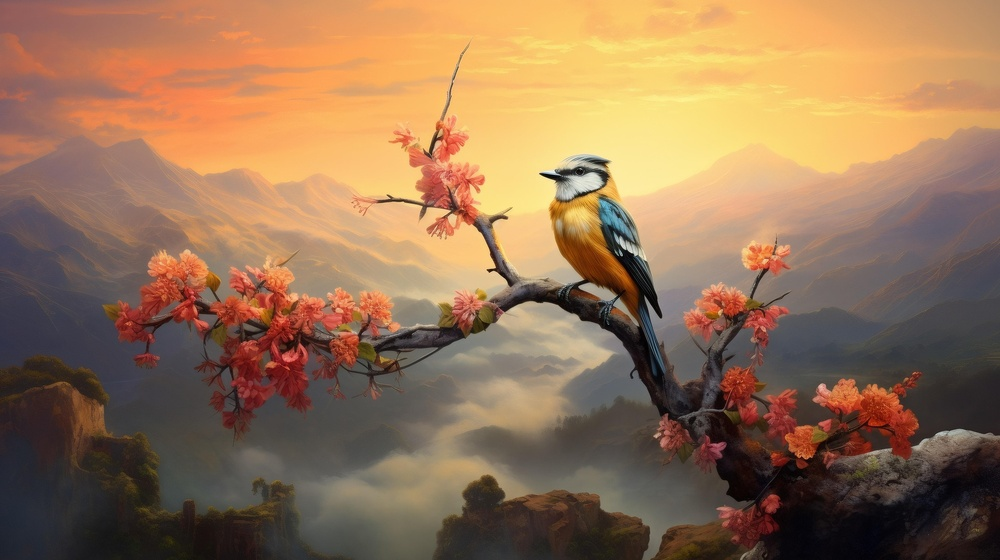
#> input picture assets/img_rep_1.jpg, 1000 x 560 px, shrunk from 1920 x 1076 before the run; its folder holds only this picture in this run
$ python -i composicion_experta.py   (imports and definitions only)
#> lines starting #> are read from the running program, lines starting #| are printed output that depends on the picture; after the words box and inside, x2 and y2 are one past the last pixel; in counts of white or black regions, pixels touching at a corner belong together
### servicios/config.py
### meter el funcionamiento de la ia y el servidor aca

import base64
import json
import time
import cv2
import numpy as np
import requests
import streamlit as st


# ==========================================================
# DEFINICIÓN GLOBAL DE CREDENCIALES
# ==========================================================
try:
    RUNPOD_API_KEY = st.secrets["RUNPOD_API_KEY"]
    RUNPOD_ENDPOINT_ID = st.secrets["RUNPOD_ENDPOINT_ID"]
except Exception:
    import toml

    secrets = toml.load(".streamlit/secrets.toml")
    RUNPOD_API_KEY = secrets["RUNPOD_API_KEY"]
    RUNPOD_ENDPOINT_ID = secrets["RUNPOD_ENDPOINT_ID"]

BASE_URL = f"https://api.runpod.ai/v2/{RUNPOD_ENDPOINT_ID}"
HEADERS = {
    "Authorization": f"Bearer {RUNPOD_API_KEY}",
    "Content-Type": "application/json",
}

# Funcion para que OpenCV pueda leer imágenes con rutas que contengan caracteres especiales en Windows
def imread_unicode(path: str, flags: int = cv2.IMREAD_COLOR) -> np.ndarray | None:
    """
    Lee una imagen utilizando un buffer de numpy para evitar fallos de lectura
    con rutas que contengan caracteres especiales (ñ, acentos, espacios) en Windows.
    """
    try:
        buffer = np.fromfile(path, dtype=np.uint8)
        img = cv2.imdecode(buffer, flags)
        return img
    except Exception as e:
        print(f"Error al cargar la imagen desde '{path}': {e}")
        return None

# [114 lines left out: functions imagen_a_base64, consultar_minicpm_v, not called in this run]

### core/dimensiones/dimension_sintactica/composicion_experta.py
import cv2
import numpy as np
from servicios.config import imread_unicode

def evaluar_contraste_figura_fondo(imagen_path):
    """
    Evalúa la legibilidad analizando el rango dinámico (luminancia)
    y la densidad de ruido/bordes en el fondo (simulando WCAG + Histograma de bordes).
    Retorna un veredicto categórico: 'Strong', 'Fair' o 'Weak'.
    """
    try:
        # Cargamos la imagen original
        img = imread_unicode(imagen_path)
        if img is None:
            return {"error": f"No se pudo cargar la imagen: {imagen_path}"}

        # Convertimos a escala de grises para analizar luminancia pura (brillo)
        gris = cv2.cvtColor(img, cv2.COLOR_BGR2GRAY)
        h, w = gris.shape

        # Análisis del Histograma y Rango Dinámico (Luminancia)
        # Calculamos los percentiles para entender qué tan separados están los oscuros de los claros
        # Esto es para no tomar lo 100% blanco o negro que pueden ser pocos pixeles
        p10 = np.percentile(gris, 10)  # Zona de sombras (figura o fondo oscuro)
        p90 = np.percentile(gris, 90)  # Zona de luces (figura o fondo claro)

        # Simulación del ratio de contraste basado en el rango dinámico percibido
        # La fórmula WCAG simplificada busca la relación entre el punto más claro y el más oscuro
        # Para WCAG hay que calcular la relacion entre el color mas claro y mas oscuro
        # Le sumo 0.05 al denominador por si p10 es cero por ser 100% negro
        ratio_perceptual = (p90 + 0.05) / (p10 + 0.05)

        # Análisis de Densidad de Bordes (Fondo ruidoso vs liso)
        # Usamos Canny para detectar todas las altas frecuencias (texturas, micro-bordes)
        bordes = cv2.Canny(gris, 50, 150)
        total_pixeles_borde = np.sum(bordes == 255)
        densidad_bordes = (total_pixeles_borde / (h * w)) * 100  # Porcentaje de ruido

        # Matriz de Decisión (Lógica de negocio para clasificar)
        # Un ratio WCAG alto (> 4.5) con pocos bordes de fondo es ideal (Strong)
        if ratio_perceptual >= 4.5 and densidad_bordes < 5.0:
            veredicto = "Strong"
            nota = "Excelente contraste de luminancia y fondo limpio que estaca la figura."

        # igual a 3 es el minimo aceptable
        elif ratio_perceptual >= 3.0 and densidad_bordes < 10.0:
            veredicto = "Fair"
            nota = "Contraste aceptable, pero el fondo presenta texturas o variaciones que complican la lectura."
        else:
            veredicto = "Weak"
            nota = "Contraste deficiente o fondo con excesivo ruido visual. Riesgo alto de empastamiento."

        return {
            "status": "success",
            "metrica": "Contraste Figura-Fondo",
            "veredicto": veredicto,
            "detalles_tecnicos": {
                "ratio_perceptual_wcag": round(ratio_perceptual, 2),
                "densidad_ruido_bordes_porcentaje": round(densidad_bordes, 2),
                "descripcion": nota
            }
        }

    except Exception as e:
        return {"error": f"Error en análisis de contraste: {str(e)}"}


def evaluar_solidez_estructural(imagen_path, tipo_grilla="tercios"):
    """
    Mide la alineación exacta calculando las líneas guía específicas
    para cada una de las grillas del sistema.
    """
    try:
        img = imread_unicode(imagen_path)
        if img is None:
            return {"error": f"No se pudo cargar la imagen: {imagen_path}"}
        h, w, _ = img.shape

        lineas_referencia_x = []
        lineas_referencia_y = []

        # MATEMÁTICA DE LÍNEAS GUÍA REALES PARA CADA GRILLA
        if tipo_grilla == "tercios":
            lineas_referencia_x = [int(w / 3), int(2 * w / 3)]
            lineas_referencia_y = [int(h / 3), int(2 * h / 3)]

        elif tipo_grilla == "van_de_graaf":
            lineas_referencia_x = [int(w / 9), int(7 * w / 9)]
            lineas_referencia_y = [int(h / 9), int(7 * h / 9)]

        elif tipo_grilla == "modular":
            # Müller-Brockmann estándar: calculamos calles en cuartos (4x4)
            lineas_referencia_x = [int(w / 4), int(w / 2), int(3 * w / 4)]
            lineas_referencia_y = [int(h / 4), int(h / 2), int(3 * h / 4)]

        elif tipo_grilla == "diagonal_dinamica":
            # Para diagonales, evaluamos alineación con los centros de los ejes y el centro absoluto
            lineas_referencia_x = [int(w / 2)]
            lineas_referencia_y = [int(h / 2)]

        else:
            lineas_referencia_x = [int(w / 3), int(2 * w / 3)]
            lineas_referencia_y = [int(h / 3), int(2 * h / 3)]

        # Procesamiento de contornos para detectar bloques
        gris = cv2.cvtColor(img, cv2.COLOR_BGR2GRAY)
        desenfoque = cv2.GaussianBlur(gris, (7, 7), 0)
        _, umbral = cv2.threshold(desenfoque, 0, 255, cv2.THRESH_BINARY_INV + cv2.THRESH_OTSU)
        contornos, _ = cv2.findContours(umbral, cv2.RETR_EXTERNAL, cv2.CHAIN_APPROX_SIMPLE)

        elementos_alineados = 0
        total_elementos_significativos = 0
        umbral_tolerancia_pixeles = 15

        for c in contornos:
            x, y, ancho_caja, alto_caja = cv2.boundingRect(c)
            if ancho_caja > (w * 0.05) or alto_caja > (h * 0.05):
                total_elementos_significativos += 1

                cerca_x = any(abs(x - lx) <= umbral_tolerancia_pixeles or abs((x + ancho_caja) - lx) <= umbral_tolerancia_pixeles for lx in lineas_referencia_x)
                cerca_y = any(abs(y - ly) <= umbral_tolerancia_pixeles or abs((y + alto_caja) - ly) <= umbral_tolerancia_pixeles for ly in lineas_referencia_y)

                # Para la diagonal dinámica sumamos una verificación de esquinas y centros cruzados
                if tipo_grilla == "diagonal_dinamica":
                    cerca_diagonal = abs(x - y) <= umbral_tolerancia_pixeles or abs((x + ancho_caja) - (h - y)) <= umbral_tolerancia_pixeles
                    if cerca_x or cerca_y or cerca_diagonal:
                        elementos_alineados += 1
                else:
                    if cerca_x or cerca_y:
                        elementos_alineados += 1

        if total_elementos_significativos == 0:
            ratio_solidez = 1.0
        else:
            ratio_solidez = elementos_alineados / total_elementos_significativos

        if ratio_solidez >= 0.70:
            veredicto = "Strong"
            nota = f"Estructura muy sólida bajo la grilla de referencia: {tipo_grilla}."
        elif ratio_solidez >= 0.40:
            veredicto = "Fair"
            nota = f"Composición aceptable. Algunos elementos se desvían de la grilla {tipo_grilla}."
        else:
            veredicto = "Weak"
            nota = f"Estructura descuidada. No respeta los ejes de la grilla {tipo_grilla}."

        return {
            "status": "success",
            "veredicto": veredicto,
            "grilla_utilizada": tipo_grilla,
            "porcentaje_efectivo": round(ratio_solidez * 100, 2),
            "descripcion": nota
        }
    except Exception as e:
        return {"error": f"Error en análisis de solidez: {str(e)}"}


def calcular_composicion_experta(imagen_path, categoria="general"):
    """
    Cruza el contraste con la solidez estructural de la
    grilla IDEAL elegida para cada categoría.
    """
    try:
        resultado_contraste = evaluar_contraste_figura_fondo(imagen_path)
#> in imread_unicode, img is the input picture: shape (560, 1000, 3); mean B, G, R 85.4, 114.9, 148.6
#> in evaluar_contraste_figura_fondo, `gris = cv2.cvtColor(img, cv2.COLOR_BGR2GRAY)`:
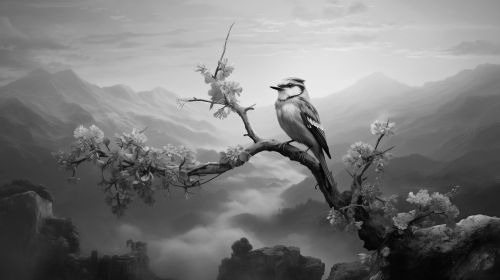
#> gris: shape (560, 1000) (shown at 1/2 size); min 0, max 245, mean 121.6
#> in evaluar_contraste_figura_fondo, `p10 = np.percentile(gris, 10)`: p10 = 39
#> in evaluar_contraste_figura_fondo, `p90 = np.percentile(gris, 90)`: p90 = 204
#> in evaluar_contraste_figura_fondo, `ratio_perceptual = (p90 + 0.05) / (p10 + 0.05)`: ratio_perceptual = 5.23
#> in evaluar_contraste_figura_fondo, `bordes = cv2.Canny(gris, 50, 150)`:
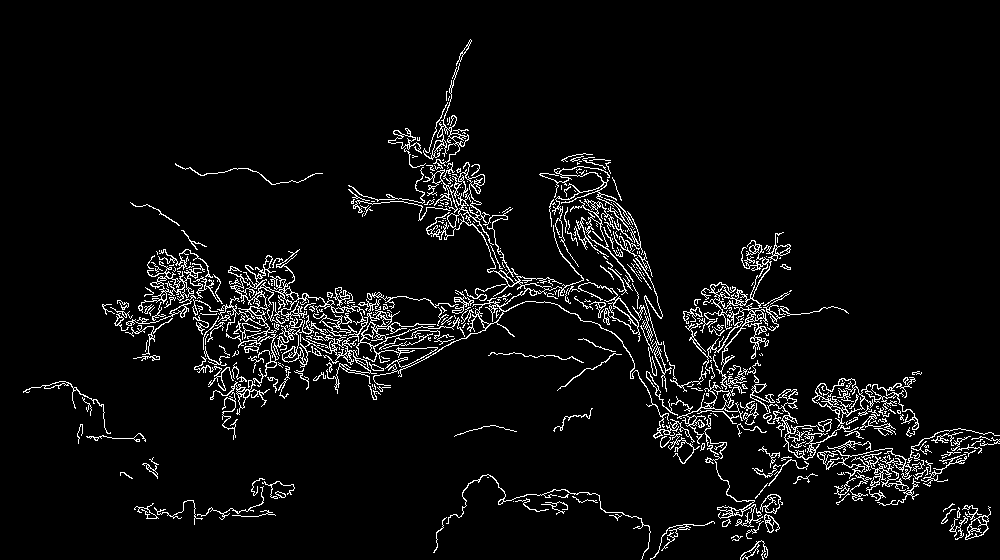
#> bordes: shape (560, 1000); 5.2% white in thin lines or dots
#> in evaluar_contraste_figura_fondo, `total_pixeles_borde = np.sum(bordes == 255)`: total_pixeles_borde = 29074
#> in evaluar_contraste_figura_fondo, `densidad_bordes = (total_pixeles_borde / (h * w)) * 100`: densidad_bordes = 5.19
#> resultado_contraste = 4 items
        if "error" in resultado_contraste:
            return resultado_contraste

        categoria = categoria.lower().strip()

        # ASIGNACIÓN DE LA GRILLA IDEAL REAL
        if categoria == "ui_ux":
            tipo_grilla_optima = "modular"
        elif categoria == "logotipos":
            tipo_grilla_optima = "diagonal_dinamica"
        elif categoria == "afiches_posters":
            tipo_grilla_optima = "tercios"
        elif categoria == "tipografia_lettering":
            tipo_grilla_optima = "van_de_graaf"
        elif categoria == "packaging":
            tipo_grilla_optima = "modular"
        else:
            tipo_grilla_optima = "tercios"

        # Ejecuta la solidez con la grilla ideal real que corresponde
        resultado_estructura = evaluar_solidez_estructural(imagen_path, tipo_grilla=tipo_grilla_optima)
#> in evaluar_solidez_estructural, `_, umbral = cv2.threshold(desenfoque, 0, 255, cv2.THRESH_BINARY_INV + ..`:
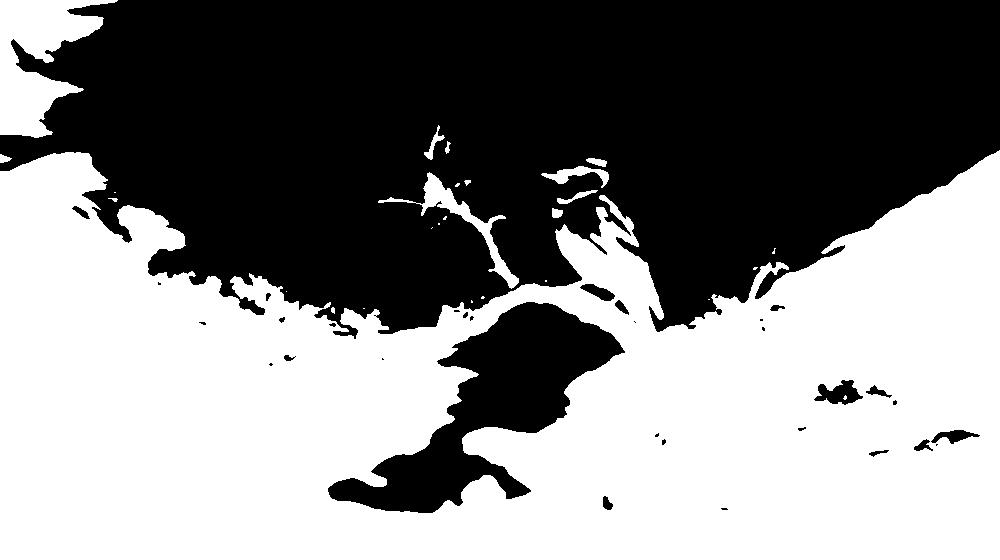
#> umbral: shape (560, 1000); 51.7% white; 32 black regions (16 under 20 px)
#> in evaluar_solidez_estructural, `contornos, _ = cv2.findContours(umbral, cv2.RETR_EXTERNAL, cv2.CHAIN_A..`: contornos = 26 contours, 16 with area under 20; largest, box (x1, y1, x2, y2) and area: (0, 150, 1000, 560) 300755, (0, 0, 118, 138) 7952, (378, 172, 519, 289) 1770, (541, 166, 609, 188) 463, (424, 125, 445, 160) 138
#> the loop in evaluar_solidez_estructural, `for c in contornos:` made 26 passes
#> (x, y, ancho_caja, alto_caja, cerca_y, elementos_alineados) on passes 19 to 20: (378, 172, 141, 117, True, 1), (541, 166, 68, 22, True, 2)
#> after the loop in evaluar_solidez_estructural, `for c in contornos:`: elementos_alineados = 2; total_elementos_significativos = 5
#> in evaluar_solidez_estructural, `ratio_solidez = elementos_alineados / total_elementos_significativos`: ratio_solidez = 0.4
#> resultado_estructura = 5 items
        if "error" in resultado_estructura:
            return resultado_estructura

        v_contraste = resultado_contraste["veredicto"]
#> v_contraste = 'Fair'
        v_estructura = resultado_estructura["veredicto"]
#> v_estructura = 'Fair'

        if v_contraste == "Strong" and v_estructura == "Strong":
            veredicto_global = "Strong"
            diagnostico = f"Excelente. Cumple los estándares estructurales de {tipo_grilla_optima} para {categoria}."
        elif v_contraste == "Weak" or v_estructura == "Weak":
            veredicto_global = "Weak"
            diagnostico = f"Deficiente. Falló el contraste o no respeta la grilla {tipo_grilla_optima} requerida para {categoria}."
        else:
            veredicto_global = "Fair"
            diagnostico = f"Aceptable para {categoria}, pero tiene margen de mejora bajo la grilla {tipo_grilla_optima}."

        return {
            "status": "success",
            "categoria_analizada": categoria,
            "grilla_utilizada": tipo_grilla_optima,
            "veredicto_maestro": veredicto_global,
            "diagnostico": diagnostico,
            "detalle_contraste": resultado_contraste,
            "detalle_estructura": resultado_estructura
        }
    except Exception as e:
        return {"error": f"Error en composición experta: {str(e)}"}

>>> result = calcular_composicion_experta('../../../assets/img_rep_1.jpg')
#> result = 7 items

$ run again, on assets/img_rep_2.jpg
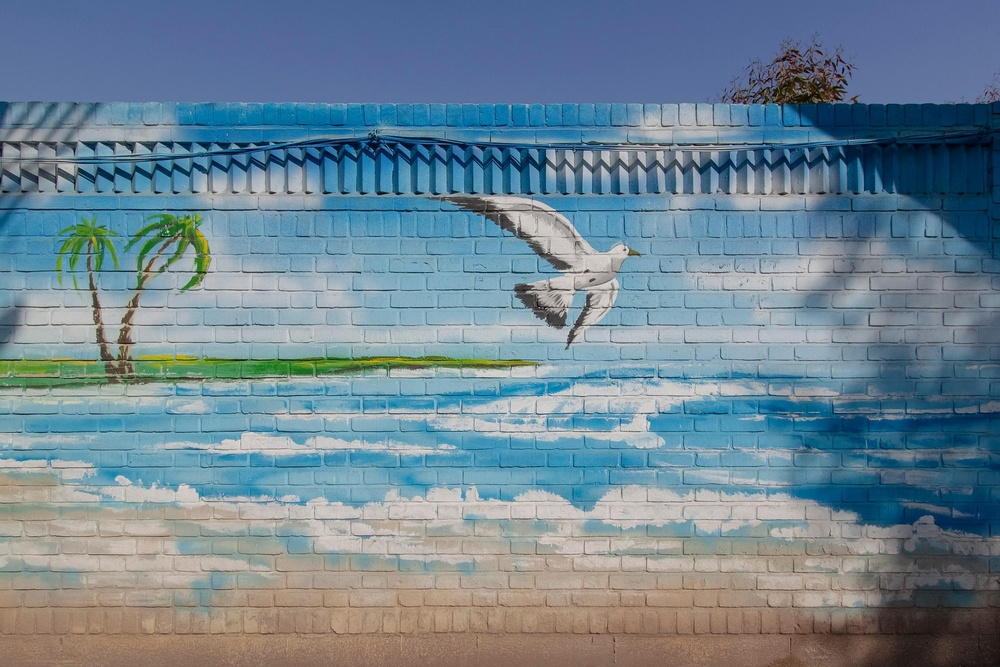
#> input picture assets/img_rep_2.jpg, 1000 x 667 px, shrunk from 1920 x 1280 before the run
#> in imread_unicode, img is the input picture: shape (667, 1000, 3); mean B, G, R 146.7, 132.8, 110.7
#> p10 = 70
#> p90 = 180
#> ratio_perceptual = 2.57
#> in evaluar_contraste_figura_fondo, `bordes = cv2.Canny(gris, 50, 150)`:
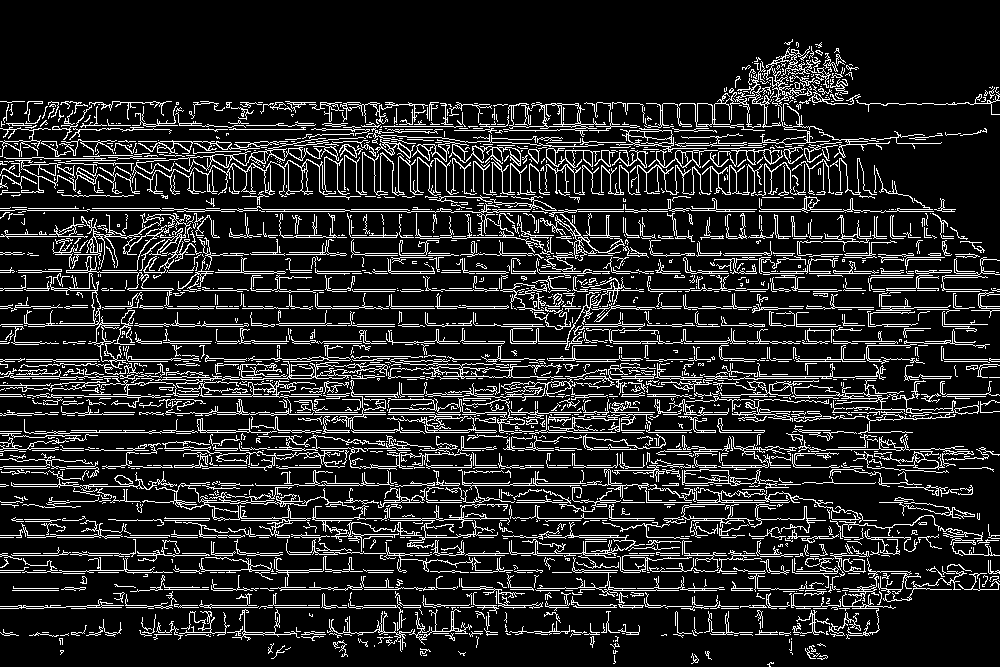
#> bordes: shape (667, 1000); 14.3% white in thin lines or dots
#> total_pixeles_borde = 95476
#> densidad_bordes = 14.31
#> resultado_contraste = 4 items
#> in evaluar_solidez_estructural, `_, umbral = cv2.threshold(desenfoque, 0, 255, cv2.THRESH_BINARY_INV + ..`:
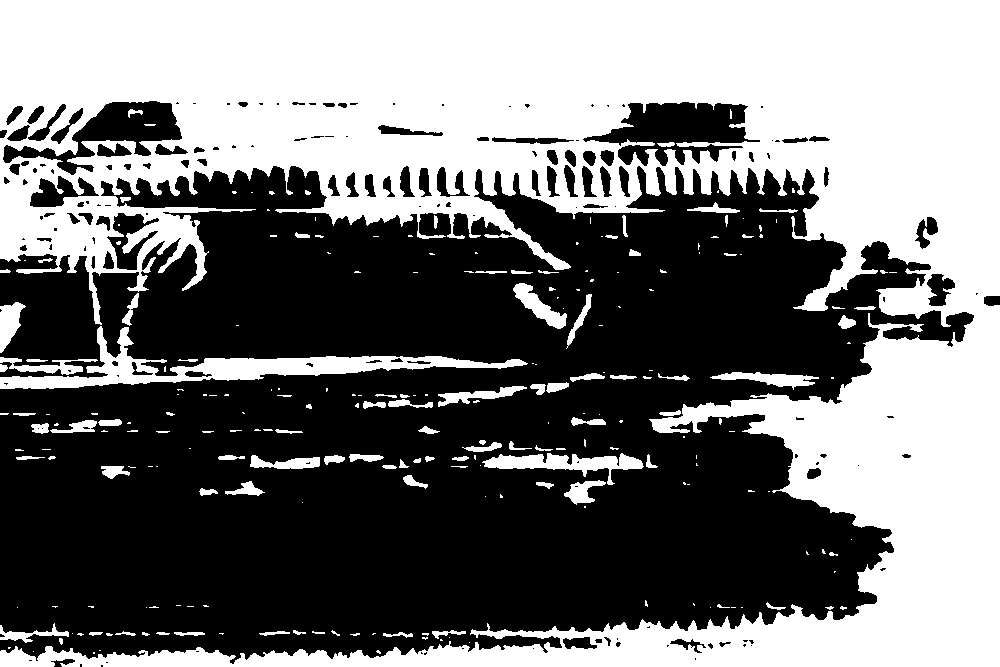
#> umbral: shape (667, 1000); 46% white; 239 white regions (142 under 20 px)
#> contornos = 233 contours, 165 with area under 20; largest, box (x1, y1, x2, y2) and area: (0, 0, 1000, 667) 300834, (0, 326, 528, 389) 7491, (482, 453, 644, 485) 1800, (513, 283, 567, 329) 839, (710, 372, 819, 390) 746
#> the loop in evaluar_solidez_estructural, `for c in contornos:` made 233 passes
#> (x, y, ancho_caja, alto_caja, cerca_x, cerca_y) on passes 29, 82, 86, 146, 154, 163, 165, 173: (0, 623, 69, 20, False, False), (250, 455, 70, 14, True, True), (482, 453, 162, 32, False, True), (438, 386, 89, 21, False, False), (710, 372, 109, 18, False, False), (0, 357, 98, 18, False, False), (0, 326, 528, 63, False, False), (0, 302, 26, 51, False, False)
#> after the loop in evaluar_solidez_estructural, `for c in contornos:`: elementos_alineados = 3; total_elementos_significativos = 12
#> ratio_solidez = 0.25
#> resultado_estructura = 5 items
#> v_contraste = 'Weak'
#> result = 7 items
